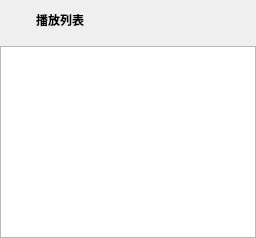
         <widget class="QWidget" name="playlistPage">
          <layout class="QVBoxLayout" name="playlistPageVLayout" stretch="0,0">
           <property name="leftMargin">
            <number>0</number>
           </property>
           <property name="topMargin">
            <number>0</number>
           </property>
           <property name="rightMargin">
            <number>0</number>
           </property>
           <property name="bottomMargin">
            <number>0</number>
           </property>
           <item>
            <layout class="QHBoxLayout" name="pageOperationHLayout1">
             <item>
              <widget class="QLabel" name="playlistPicLabel">
               <property name="minimumSize">
                <size>
                 <width>30</width>
                 <height>30</height>
                </size>
               </property>
               <property name="maximumSize">
                <size>
                 <width>30</width>
                 <height>30</height>
                </size>
               </property>
               <property name="text">
                <string/>
               </property>
               <property name="pixmap">
                <pixmap resource="images.qrc">:/images/playlist.png</pixmap>
               </property>
               <property name="scaledContents">
                <bool>true</bool>
               </property>
              </widget>
             </item>
             <item>
              <widget class="QLabel" name="playlistTextLabel">
               <property name="sizePolicy">
                <sizepolicy hsizetype="Preferred" vsizetype="Fixed">
                 <horstretch>0</horstretch>
                 <verstretch>0</verstretch>
                </sizepolicy>
               </property>
               <property name="font">
                <font>
                 <family>微软雅黑</family>
                 <pointsize>9</pointsize>
                 <weight>75</weight>
                 <bold>true</bold>
                </font>
               </property>
               <property name="text">
                <string>播放列表</string>
               </property>
              </widget>
             </item>
             <item>
              <widget class="QToolButton" name="playlistClearToolBtn">
               <property name="minimumSize">
                <size>
                 <width>40</width>
                 <height>40</height>
                </size>
               </property>
               <property name="maximumSize">
                <size>
                 <width>40</width>
                 <height>40</height>
                </size>
               </property>
               <property name="cursor">
                <cursorShape>PointingHandCursor</cursorShape>
               </property>
               <property name="toolTip">
                <string>清空列表</string>
               </property>
               <property name="text">
                <string/>
               </property>
               <property name="icon">
                <iconset resource="images.qrc">
                 <normaloff>:/images/clear.png</normaloff>:/images/clear.png</iconset>
               </property>
               <property name="iconSize">
                <size>
                 <width>25</width>
                 <height>25</height>
                </size>
               </property>
               <property name="autoRaise">
                <bool>true</bool>
               </property>
              </widget>
             </item>
            </layout>
           </item>
           <item>
            <widget class="MusicTableWidget" name="playlistWidget">
             <property name="focusPolicy">
              <enum>Qt::NoFocus</enum>
             </property>
             <property name="horizontalScrollBarPolicy">
              <enum>Qt::ScrollBarAlwaysOff</enum>
             </property>
             <property name="editTriggers">
              <set>QAbstractItemView::NoEditTriggers</set>
             </property>
             <property name="alternatingRowColors">
              <bool>true</bool>
             </property>
             <property name="selectionBehavior">
              <enum>QAbstractItemView::SelectRows</enum>
             </property>
             <property name="verticalScrollMode">
              <enum>QAbstractItemView::ScrollPerPixel</enum>
             </property>
             <property name="showGrid">
              <bool>false</bool>
             </property>
             <property name="gridStyle">
              <enum>Qt::NoPen</enum>
             </property>
             <property name="wordWrap">
              <bool>false</bool>
             </property>
             <property name="cornerButtonEnabled">
              <bool>false</bool>
             </property>
             <attribute name="horizontalHeaderHighlightSections">
              <bool>false</bool>
             </attribute>
             <attribute name="verticalHeaderVisible">
              <bool>false</bool>
             </attribute>
             <attribute name="verticalHeaderHighlightSections">
              <bool>true</bool>
             </attribute>
            </widget>
           </item>
          </layout>
         </widget>
